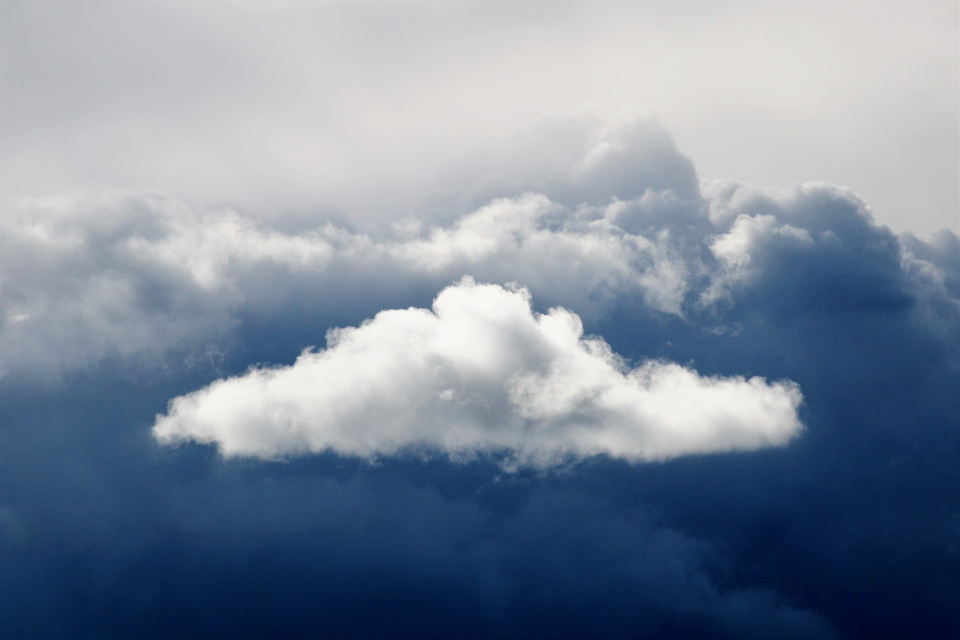
#> input picture 12-31/image/clouds.jpg, 1920 x 1279 px (shown at 1/2 size)
$ python 7_geometry_transform.py
#> lines starting #> are read from the running program, lines starting #| are printed output that depends on the picture; after the words box and inside, x2 and y2 are one past the last pixel; in counts of white or black regions, pixels touching at a corner belong together
import numpy as np
import cv2

src = cv2.imread("image/clouds.jpg")
#> src is the input picture: shape (1279, 1920, 3); mean B, G, R 155.1, 138.4, 125.7
height, width, _ = src.shape
#> height = 1279; width = 1920

cv2.namedWindow('dst', flags=cv2.WINDOW_NORMAL)
cv2.namedWindow('src', flags=cv2.WINDOW_NORMAL)

cv2.circle(src, (0, 0), 10, (255, 0, 0), 10)  # B
#> src: shape (1279, 1920, 3); 0.01% of pixels changed, all inside (x1, y1, x2, y2) = (0, 0, 16, 16)
cv2.circle(src, (0, height), 10, (0, 255, 0), 10)  # G
#> src: shape (1279, 1920, 3); mean B, G, R 155.1, 138.4, 125.7
cv2.circle(src, (width, 0), 10, (0, 0, 255), 10)  # R
#> src: shape (1279, 1920, 3); mean B, G, R 155.1, 138.4, 125.7
cv2.circle(src, (width, height), 10, (0, 255, 255), 10)  # Y
#> src: shape (1279, 1920, 3); mean B, G, R 155.1, 138.4, 125.7

cv2.imshow('src', src)

pts1 = np.float32([[0,0], [0, height], [width, 0], [width, height]])
pts2 = np.float32([[300, 300], [0, height-200], [800, 200], [width - 100, height-100]])

matrix = cv2.getPerspectiveTransform(pts1, pts2)
dst = cv2.warpPerspective(src, matrix, (width, height))
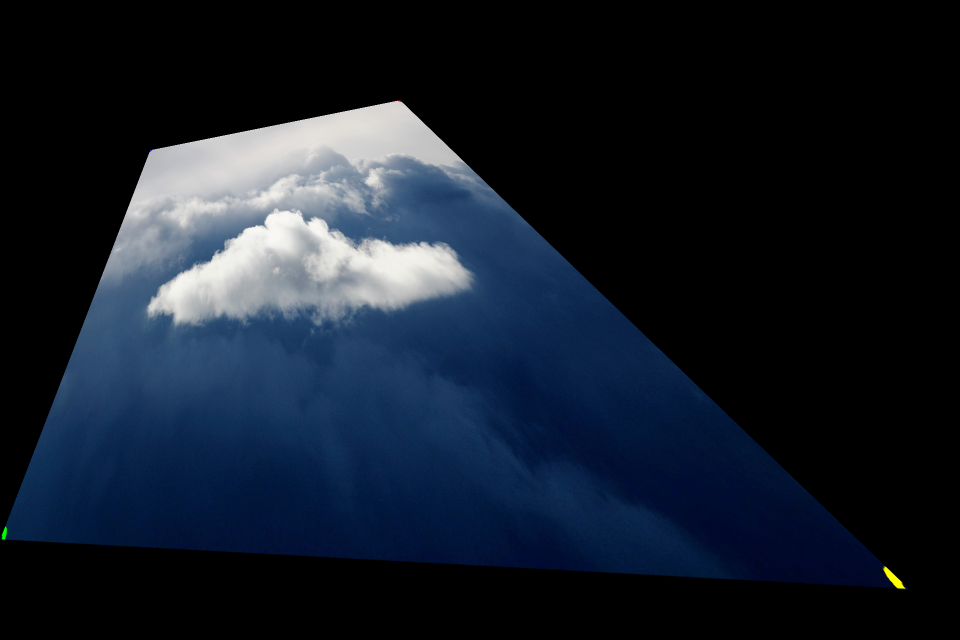
#> dst: shape (1279, 1920, 3) (shown at 1/2 size); mean B, G, R 41.6, 29.4, 21

cv2.imshow("dst", dst)
cv2.waitKey(0)
cv2.destroyAllWindows()

$ run again, with 12-31/image/dandelion.jpg copied over 12-31/image/clouds.jpg
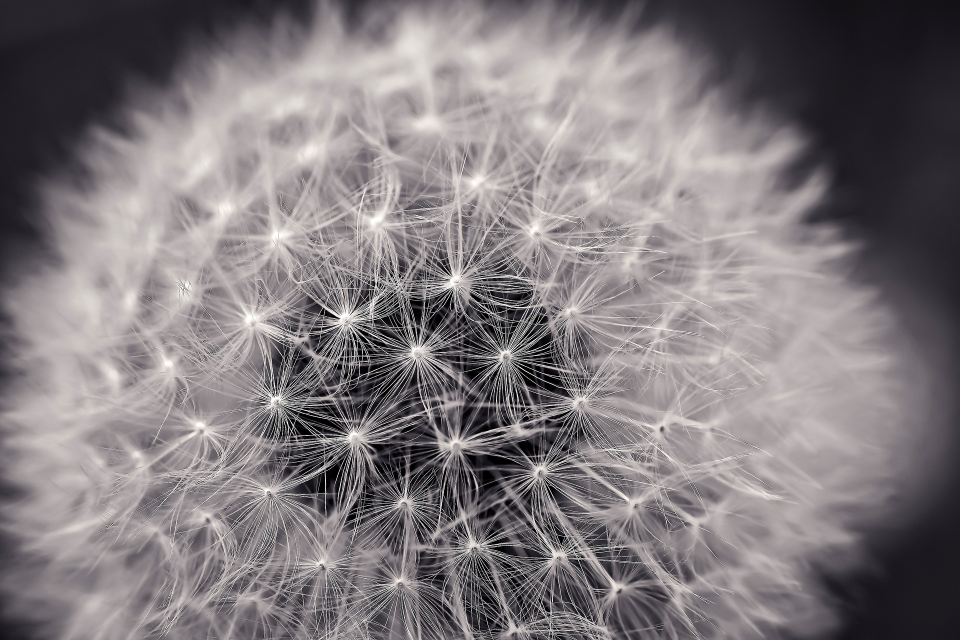
#> input picture 12-31/image/dandelion.jpg, 1920 x 1280 px (shown at 1/2 size)
#> src is the input picture: shape (1280, 1920, 3); mean B, G, R 125, 122, 128
#> `dst = cv2.warpPerspective(src, matrix, (width, height))`:
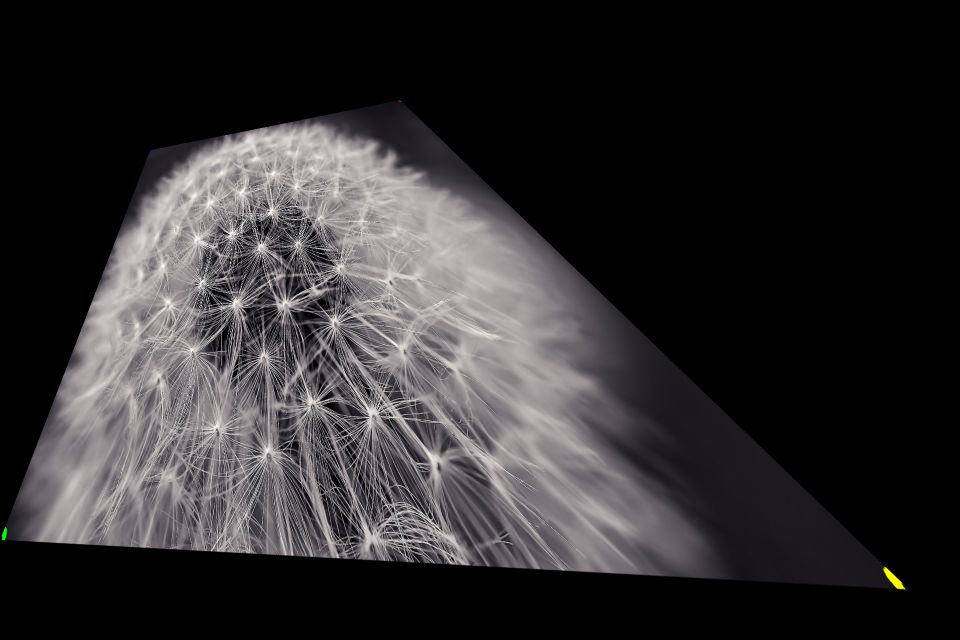
#> dst: shape (1280, 1920, 3) (shown at 1/2 size); mean B, G, R 46.9, 45.4, 47.7
